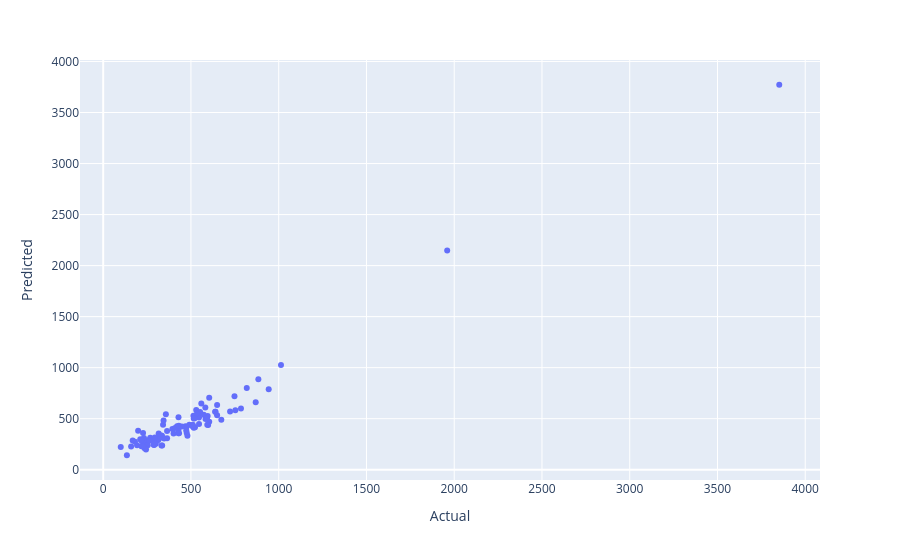

The notebook cell this image was saved under:
### Code cell
# plot actual vs predicted values with plotly
eval_df = pd.DataFrame({'Actual': y_test.iloc[:100].values, 'Predicted': y_pred[:100]})
fig3 = px.scatter(eval_df, x='Actual', y='Predicted')
fig3.show()
